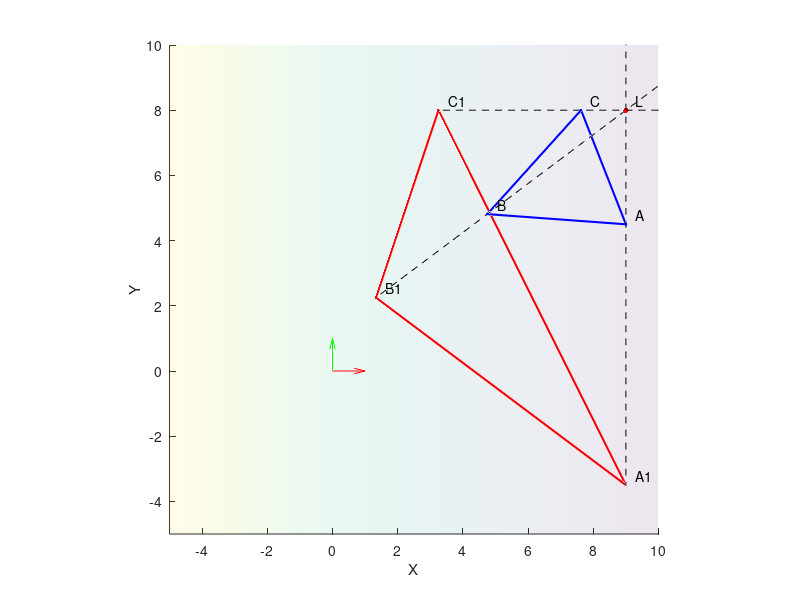

Source code (MATLAB):
clear all
close all
clc

MIN_LIM = -5;
MAX_LIM = 10;

f = figure;
hold on
axis equal
xlim([MIN_LIM MAX_LIM])
ylim([MIN_LIM MAX_LIM])
zlim([MIN_LIM MAX_LIM])
xlabel('X')
ylabel('Y')
zlabel('Z')

% Plot origine assi
quiver3(0,0,0,1,0,0,'Color','r','autoscale','off')
quiver3(0,0,0,0,1,0,'Color','g','autoscale','off')
quiver3(0,0,0,0,0,1,'Color','b','autoscale','off')

% Definizione piano

% 1. Equazione cartesiana del piano
n = [.5 0 1];
a = n(1); 
b = n(2); 
c = n(3);
d = 0;
[Xp, Yp] = meshgrid(MIN_LIM:.1:MAX_LIM, MIN_LIM:.1:MAX_LIM);
Zp = (-1 / c) * ( a * Xp + b * Yp + d);
surf(Xp, Yp, Zp, 'FaceAlpha', .1, 'EdgeColor', 'none');

% Definizione del punto di intersezione
L = [9 8 7];
plot3(L(1), L(2), L(3), '.r', 'MarkerSize', 12);
text(L(1) + .3, L(2) + .3, L(3) + .3, 'L');

% Generazione triangolo blu e rette

% 1. Definizione punti
%  a. Direzione
dirA = [0 1 1];
%  b. Parametro t
t = -3.5;
A = L + t * dirA;
plot3(A(1), A(2), A(3), '.b', 'MarkerSize', 6);
text(A(1) + .3, A(2) + .3, A(3) + .3, 'A');
% Retta
t = [MIN_LIM * 10:.1:MAX_LIM];
Xa = L(1) + t * dirA(1);
Ya = L(2) + t * dirA(2);
Za = L(3) + t * dirA(3);
plot3(Xa, Ya, Za, '--k');

%  a. Direzione
dirB = [1 .75 1];
%  b. Parametro t
t = -4.25;
B = L + t * dirB;
plot3(B(1), B(2), B(3), '.b', 'MarkerSize', 6);
text(B(1) + .3, B(2) + .3, B(3) + .3, 'B');
% Retta
t = [MIN_LIM * 10:.1:MAX_LIM];
Xb = L(1) + t * dirB(1);
Yb = L(2) + t * dirB(2);
Zb = L(3) + t * dirB(3);
plot3(Xb, Yb, Zb, '--k');

%  a. Direzione
dirC = [.5 0 .75];
%  b. Parametro t
t = -2.75;
C = L + t * dirC;
plot3(C(1), C(2), C(3), '.b', 'MarkerSize', 6);
text(C(1) + .3, C(2) + .3, C(3) + .3, 'C');
% Retta
t = [MIN_LIM * 10:.1:MAX_LIM];
Xc = L(1) + t * dirC(1);
Yc = L(2) + t * dirC(2);
Zc = L(3) + t * dirC(3);
plot3(Xc, Yc, Zc, '--k');

% 2. Definizione segmenti
plot3([A(1) B(1) C(1) A(1)], [A(2) B(2) C(2) A(2)], [A(3) B(3) C(3) A(3)], '-b', 'LineWidth', 1.5);

% Intersezione piano e retta
% La retta è espressa come x_i = x_iL + d_it, al variare di t
% Passaggio a forma cartesiana...
% 1. Esplicitiamo t
%  t = (-L(3) + Zc) / dirC(3)
% Quindi in tutte le rette il coeff di Zc è c / dirC(3)
% 2. Sostituiamo
%  Xc = L(1) + ((-L(3) + Zc) / dirC(3)) * dirC(1)
%  Yc = L(2) + ((-L(3) + Zc) / dirC(3)) * dirC(2)
% 3. Equazioni della retta
%  Xc - L(1) - ((-L(3) + Zc) / dirC(3)) * dirC(1) = 0
%  Yc - L(2) - ((-L(3) + Zc) / dirC(3)) * dirC(2) = 0

coeffp = [a b c];
knownp = [-d];

coeff = [1 0 -dirA(1)/dirA(3); 0 1 -dirA(2)/dirA(3); coeffp];
known = [(-L(3)*dirA(1))/dirA(3) + L(1); (-L(3)*dirA(2))/dirA(3) + L(2); knownp];
pA = coeff\known;

coeff = [1 0 -dirB(1)/dirB(3); 0 1 -dirB(2)/dirB(3); coeffp];
known = [-L(3)*dirB(1)/dirB(3) + L(1); -L(3)*dirB(2)/dirB(3) + L(2); knownp];
pB = coeff\known;

coeff = [1 0 -dirC(1)/dirC(3); 0 1 -dirC(2)/dirC(3); coeffp];
known = [-L(3)*dirC(1)/dirC(3) + L(1); -L(3)*dirC(2)/dirC(3) + L(2); knownp];
pC = coeff\known;

% Il piano è espersso come ax + by + cz + d = 0
% Sostituzione nell'equazione del piano

plot3(pA(1), pA(2), pA(3), '.r', 'MarkerSize', 6);
text(pA(1) + .3, pA(2) + .3, pA(3) + .3, 'A1');
plot3(pB(1), pB(2), pB(3), '.r', 'MarkerSize', 6);
text(pB(1) + .3, pB(2) + .3, pB(3) + .3, 'B1');
plot3(pC(1), pC(2), pC(3), '.r', 'MarkerSize', 6);
text(pC(1) + .3, pC(2) + .3, pC(3) + .3, 'C1');

plot3([pA(1) pB(1) pC(1) pA(1)], [pA(2) pB(2) pC(2) pA(2)], [pA(3) pB(3) pC(3) pA(3)], '-r', 'LineWidth', 1.5);
